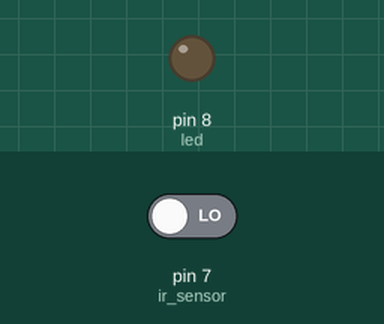
Simulated run of this sketch. Board: Arduino Uno, built with avr-gcc and run on an emulated ATmega328P. Shown: output pins drawn as LEDs (lit = HIGH). The inputs (shaded band) are chosen by the test bench; at power-on: pin 7 (ir_sensor) LOW. What the sketch prints to the serial monitor is not drawn.

Above: at 0.15 s.
Timing chart, 0 to 1.8 s (numbered marks = the images above):
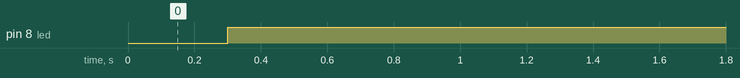

The sketch:

Arduino_ir_sensor.ino
```cpp
int a;
int ir_sensor=7;
int led=8;
void setup() {
  // put your setup code here, to run once:
  pinMode(led,OUTPUT);
  pinMode(ir_sensor,INPUT);
  Serial.begin(9600);
}

void loop() {
  // put your main code here, to run repeatedly:
  a=digitalRead(ir_sensor);
  Serial.println(a);
  delay(300);
  if(a==1){
    digitalWrite(led,LOW);
  }
  else{
    digitalWrite(led,HIGH);
  }
}
```

Measured:
- by itself, pin 8 (led): LOW → HIGH at 0.30 s
